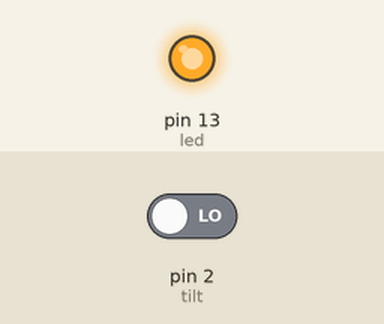
Simulated run of this sketch. Board: Arduino Uno, built with avr-gcc and run on an emulated ATmega328P. Parts: output pins drawn as LEDs (lit = HIGH). The test bench sets the inputs (shaded band); at power-on: pin 2 (tilt) LOW. What the sketch prints to the serial monitor is not drawn.

Above: at 1.2 s.
1.3 s: pin 2 (tilt) driven HIGH
At 2.0 s:
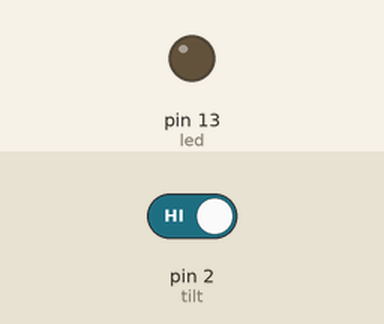
2.8 s: pin 2 (tilt) driven LOW
At 3.2 s:
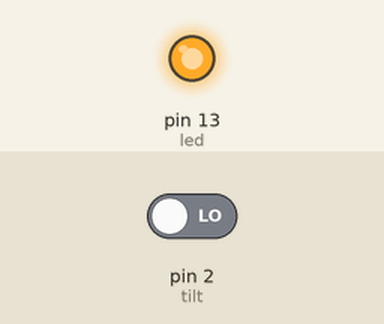
Timing chart, 0 to 5.8 s (numbered marks = the images above; inputs shaded):
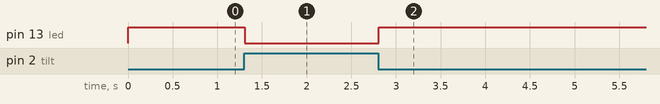

The sketch:

tiltsensor.ino
```cpp
int tilt = 2;
int led = 13;

void setup()
{
  pinMode(tilt,INPUT);
  pinMode(led,OUTPUT);
  Serial.begin(9600);
}

void loop()
{
  int read;                  // Could specify read=0 or not
  read = digitalRead(tilt);
  Serial.println(read);

  if (read==1)
    digitalWrite(led,LOW);   // 1 is low(top)
  else
    digitalWrite(led,HIGH);  // 0 is high(bottom)
}
```

Measured:
- after the input at 1.3 s, pin 13 (led): HIGH → LOW at once
- after the input at 2.8 s, pin 13 (led): LOW → HIGH at once
